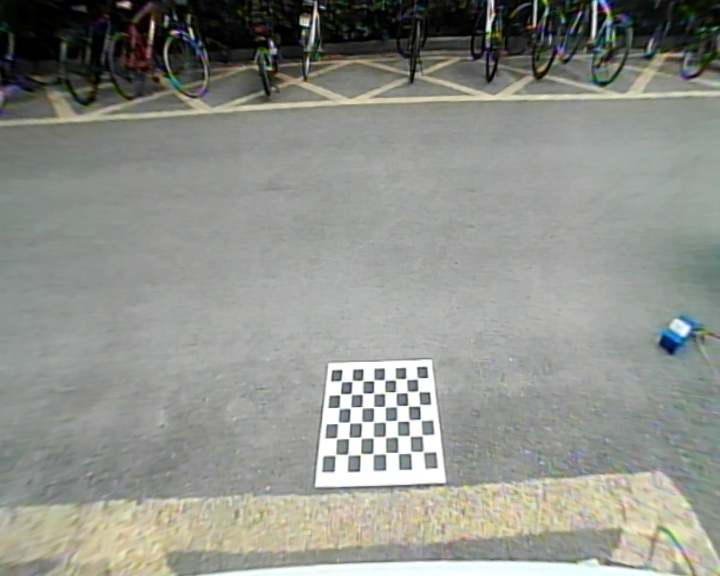
#> input picture perspect_stiching/capture/back.jpg, 720 x 576 px
$ python ping.py
#> lines starting #> are read from the running program, lines starting #| are printed output that depends on the picture
import cv2
import numpy as np

camback_src = np.float32([[328, 363], [433, 359], [447, 482], [314, 488]])
camback_dst = np.float32([[814, 1359], [947, 1359], [947, 1488], [814, 1488]])

camleft_src = np.float32([[340, 426], [446, 424], [470, 554], [333, 554]])
camleft_dst = np.float32([[833, 1426], [970, 1426], [970, 1554], [833, 1554]])

camright_src = np.float32([[226, 428], [338, 430], [332, 572], [193, 568]])
camright_dst = np.float32([[693, 1430], [838, 1430], [838, 1572], [693, 1572]])

def warpImage(image, src, dst):
    image_size = (int(image.shape[1]*3), int(image.shape[0]*3))
    M =    cv2.getPerspectiveTransform(src, dst)
    Minv = cv2.getPerspectiveTransform(dst, src)
    warped_image = cv2.warpPerspective(image, M,image_size, flags=cv2.INTER_LINEAR)
    return warped_image, M, Minv

b_img = cv2.imread('./capture/back.jpg')
#> b_img is the input picture: shape (576, 720, 3); mean B, G, R 138.3, 144.6, 142.6
b_img = cv2.flip(b_img,1)
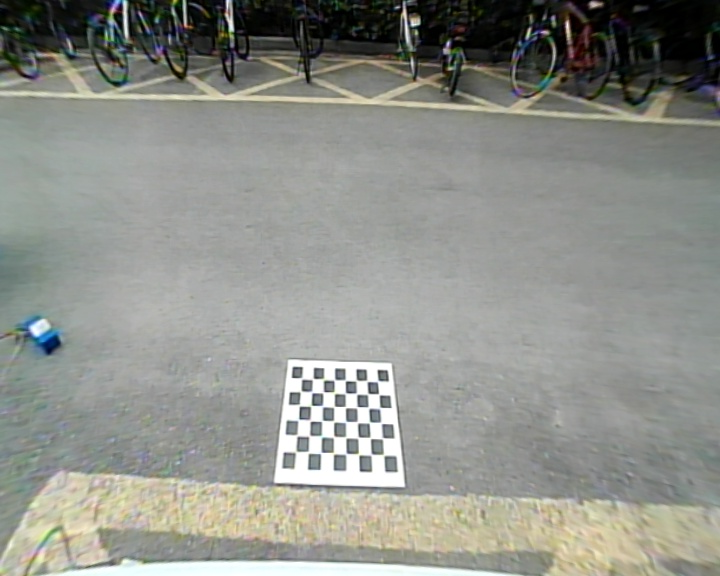
#> b_img: shape (576, 720, 3); mean B, G, R 138.3, 144.6, 142.6

l_img = cv2.imread('./capture/left.jpg')
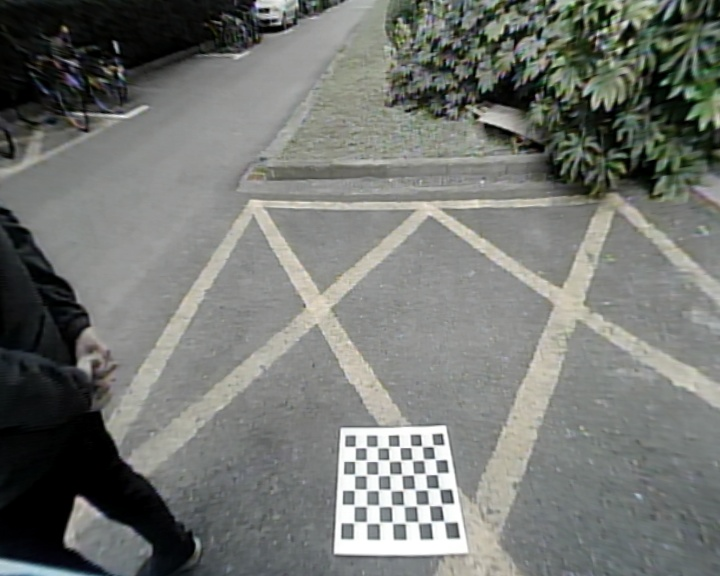
#> input picture perspect_stiching/capture/left.jpg, 720 x 576 px
#> l_img is the input picture: shape (576, 720, 3); mean B, G, R 113.6, 117.8, 115.3

r_img = cv2.imread('./capture/right.jpg')
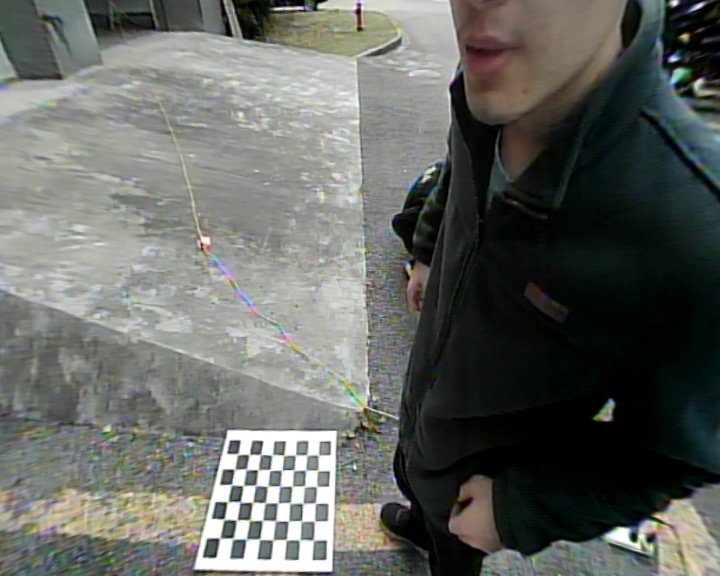
#> input picture perspect_stiching/capture/right.jpg, 720 x 576 px
#> r_img is the input picture: shape (576, 720, 3); mean B, G, R 97.6, 102.3, 99.7


cv2.namedWindow("b",2)
cv2.namedWindow("l",2)
cv2.namedWindow("r",2)

pl_frame,_,_ = warpImage(l_img,camleft_src,camleft_dst)
pb_frame,_,_ = warpImage(b_img,camback_src,camback_dst)
#> in warpImage (call 2), `warped_image = cv2.warpPerspective(image, M,image_size, flags=cv2.INTE..`:
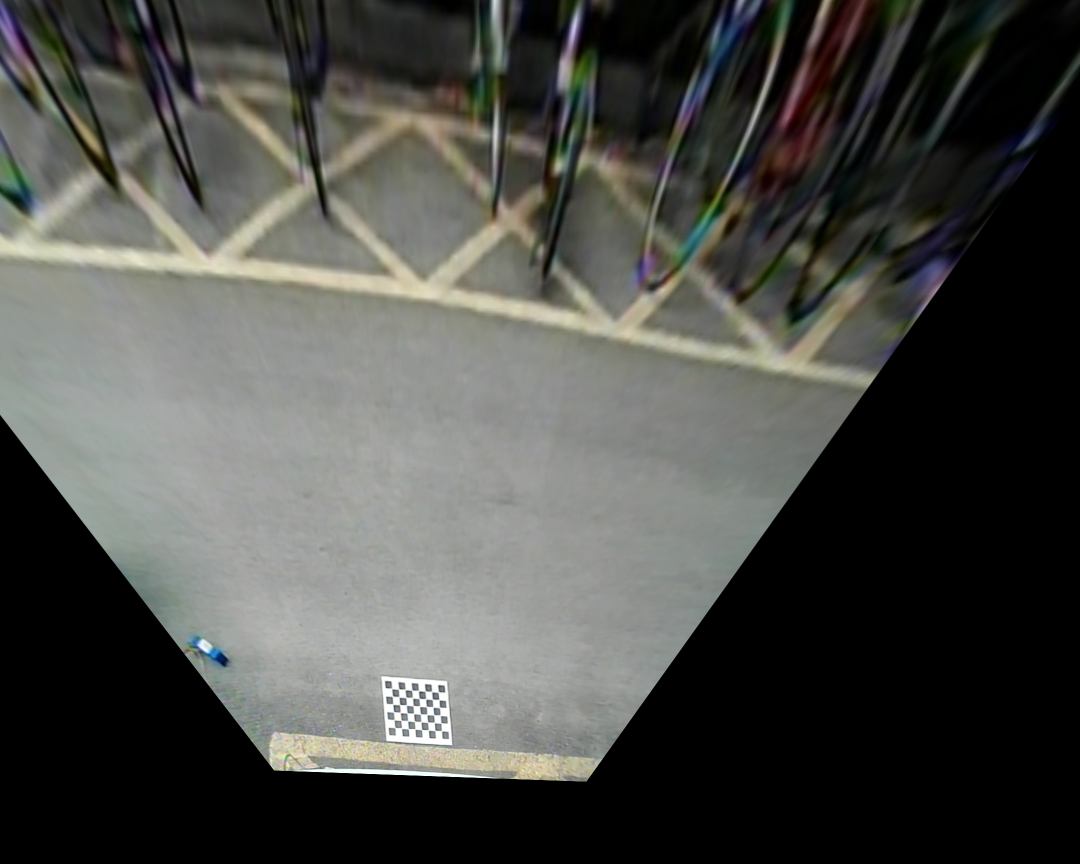
#> warped_image: shape (1728, 2160, 3) (shown at 1/2 size); mean B, G, R 70.9, 74.8, 74.1
pr_frame,_,_ = warpImage(r_img,camright_src,camright_dst)
#> in warpImage (call 3), `warped_image = cv2.warpPerspective(image, M,image_size, flags=cv2.INTE..`:
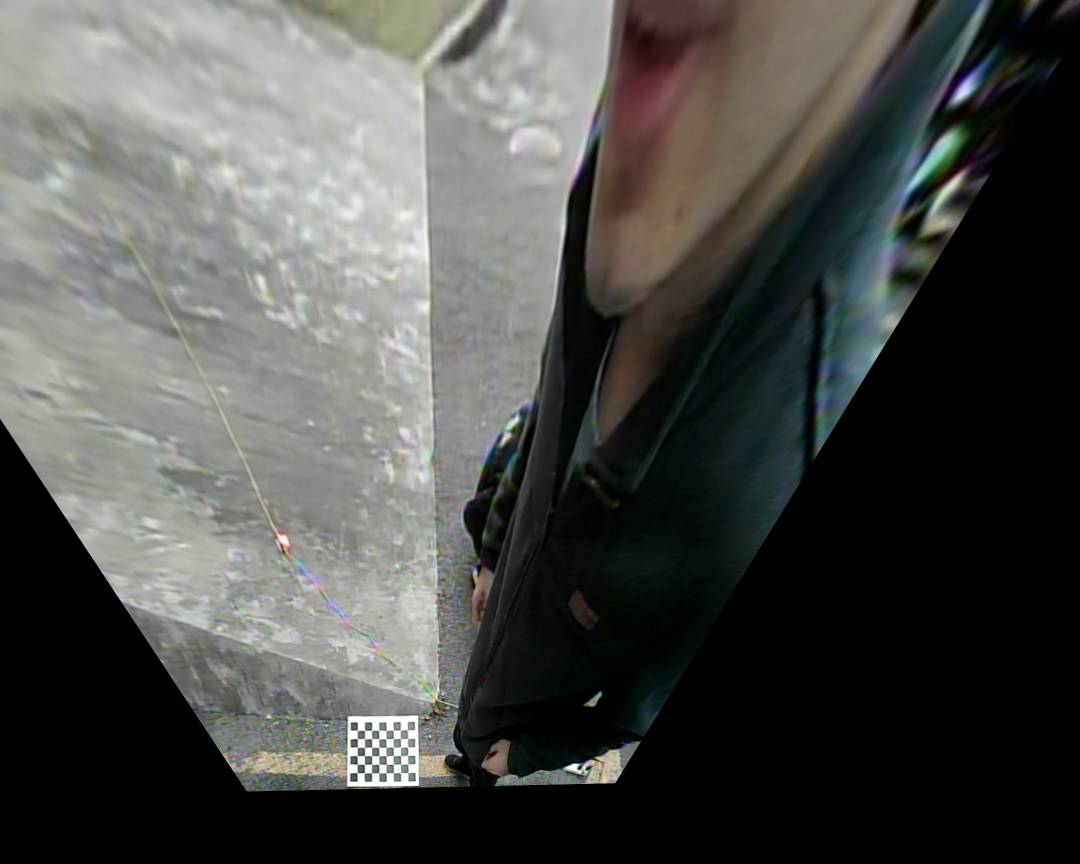
#> warped_image: shape (1728, 2160, 3) (shown at 1/2 size); mean B, G, R 74.3, 77.3, 76.3
pr_frame = np.rot90(pr_frame)
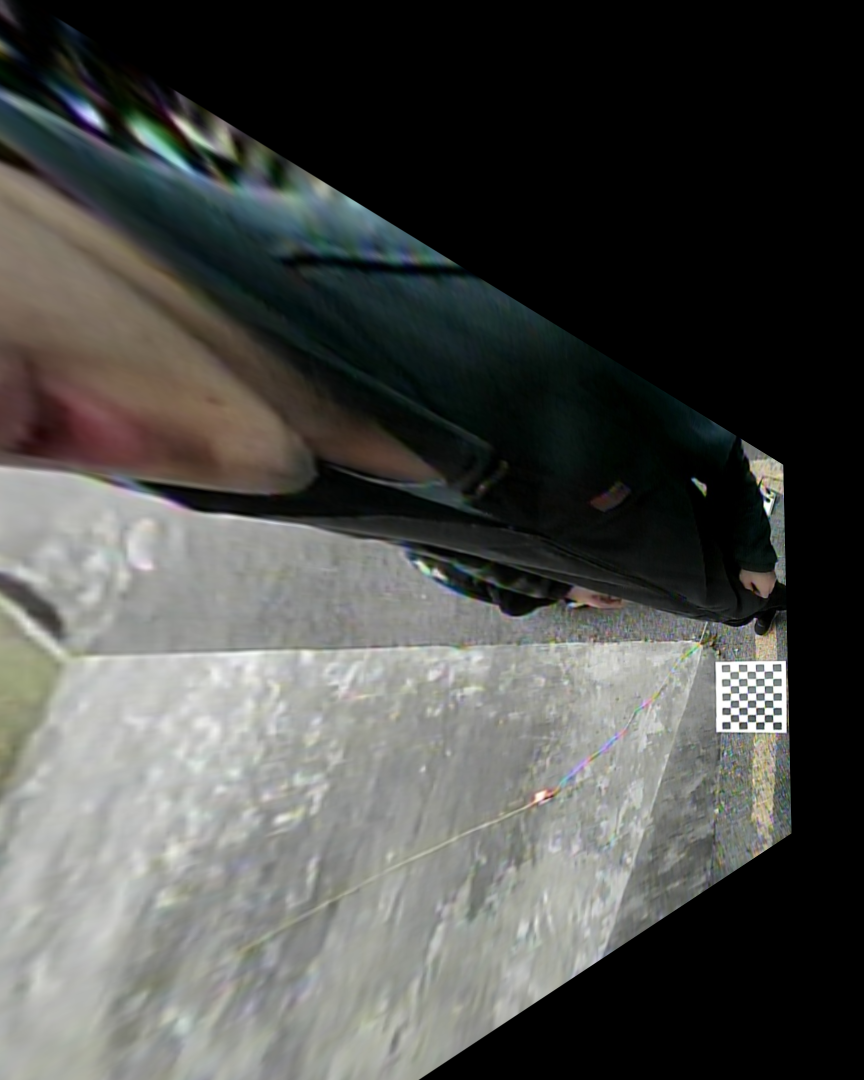
#> pr_frame: shape (2160, 1728, 3) (shown at 1/2 size); mean B, G, R 74.3, 77.3, 76.3


cv2.imshow('b', pb_frame)
cv2.imshow('l', pl_frame)
cv2.imshow('r', pr_frame)
key = cv2.waitKey(1)
#> (key q is pressed here)
while (True):
    key = cv2.waitKey(1)
#> (key q is pressed here)
    if key  == ord('q'):
        cv2.destroyAllWindows()
        break
